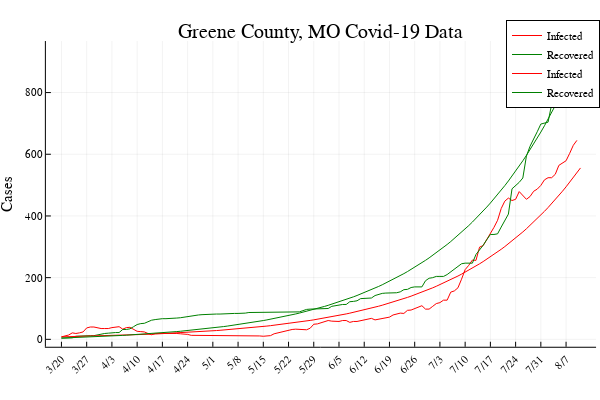

Notebook code for this chart:
### Markdown cell above
Part b

### Code cell
function sir(a,b,x0,timesteps)
  #x0=[S0,I0,R0], initial values of Susceptible,Infected,Recovered
  #a=infection rate, b=recovery rate
  
  x=zeros(3,timesteps+1)
  x[:,1]=x0
  for i=1:timesteps
    x[1,i+1]=x[1,i]-a*x[1,i]*x[2,i]
    x[2,i+1]=x[2,i]+a*x[1,i]*x[2,i]-b*x[2,i]
    x[3,i+1]=x[3,i]+b*x[2,i]
  end
  p=plot!(1:timesteps+1,x[2,:],color="red", label="Infected")
  plot!(1:timesteps+1,x[3,:],color="green", label="Recovered")
  display(p)
  return x
end

x0=[S[1],I[1],R[1]]
sir(a,b,x0,n)

### Figure 1 — Plotly figure (JSON) as saved in the notebook; plotly's stock layout.template omitted (floating-point values rounded to 4 significant figures; data arrays with more than 128 entries replaced by an {"elided": "..."} marker saying what was removed)
{"data": [{"xaxis": "x1", "colorbar": {"title": ""}, "yaxis": "y1", "x": {"elided": "144 int values"}, "showlegend": true, "mode": "lines", "name": "Infected", "zmin": null, "legendgroup": "Infected", "zmax": null, "line": {"color": "rgba(255, 0, 0, 1.000)", "shape": "linear", "dash": "solid", "width": 1}, "y": {"elided": "144 int values"}, "type": "scatter"}, {"xaxis": "x1", "colorbar": {"title": ""}, "yaxis": "y1", "x": {"elided": "144 int values"}, "showlegend": true, "mode": "lines", "name": "Recovered", "zmin": null, "legendgroup": "Recovered", "zmax": null, "line": {"color": "rgba(0, 128, 0, 1.000)", "shape": "linear", "dash": "solid", "width": 1}, "y": {"elided": "144 int values"}, "type": "scatter"}, {"xaxis": "x1", "colorbar": {"title": ""}, "yaxis": "y1", "x": {"elided": "145 int values"}, "showlegend": true, "mode": "lines", "name": "Infected", "zmin": null, "legendgroup": "Infected", "zmax": null, "line": {"color": "rgba(255, 0, 0, 1.000)", "shape": "linear", "dash": "solid", "width": 1}, "y": {"elided": "145 float values"}, "type": "scatter"}, {"xaxis": "x1", "colorbar": {"title": ""}, "yaxis": "y1", "x": {"elided": "145 int values"}, "showlegend": true, "mode": "lines", "name": "Recovered", "zmin": null, "legendgroup": "Recovered", "zmax": null, "line": {"color": "rgba(0, 128, 0, 1.000)", "shape": "linear", "dash": "solid", "width": 1}, "y": {"elided": "145 float values"}, "type": "scatter"}], "layout": {"showlegend": true, "xaxis": {"showticklabels": true, "gridwidth": 0.5, "tickvals": [1, 8, 15, 22, 29, 36, 43, 50, 57, 64, 71, 78, 85, 92, 99, 106, 113, 120, 127, 134, 141], "visible": true, "ticks": "inside", "range": [-3.32, 149.3], "domain": [0.07647, 0.9934], "tickmode": "array", "linecolor": "rgba(0, 0, 0, 1.000)", "showgrid": true, "title": "", "mirror": false, "tickangle": -45, "showline": true, "gridcolor": "rgba(0, 0, 0, 0.100)", "titlefont": {"color": "rgba(0, 0, 0, 1.000)", "family": "sans-serif", "size": 15}, "tickcolor": "rgb(0, 0, 0)", "ticktext": ["3/20", "3/27", "4/3", "4/10", "4/17", "4/24", "5/1", "5/8", "5/15", "5/22", "5/29", "6/5", "6/12", "6/19", "6/26", "7/3", "7/10", "7/17", "7/24", "7/31", "8/7"], "zeroline": false, "type": "-", "tickfont": {"color": "rgba(0, 0, 0, 1.000)", "family": "sans-serif", "size": 11}, "zerolinecolor": "rgba(0, 0, 0, 1.000)", "anchor": "y1"}, "paper_bgcolor": "rgba(255, 255, 255, 1.000)", "annotations": [{"yanchor": "top", "xanchor": "center", "rotation": 0, "y": 1, "font": {"color": "rgba(0, 0, 0, 1.000)", "family": "sans-serif", "size": 20}, "yref": "paper", "showarrow": false, "text": "Greene County, MO Covid-19 Data", "xref": "paper", "x": 0.535}], "height": 400, "margin": {"l": 0, "b": 20, "r": 0, "t": 20}, "plot_bgcolor": "rgba(255, 255, 255, 1.000)", "yaxis": {"showticklabels": true, "gridwidth": 0.5, "tickvals": [0, 200, 400, 600, 800], "visible": true, "ticks": "inside", "range": [-24.05, 967.0], "domain": [0.09234, 0.9415], "tickmode": "array", "linecolor": "rgba(0, 0, 0, 1.000)", "showgrid": true, "title": "Cases", "mirror": false, "tickangle": 0, "showline": true, "gridcolor": "rgba(0, 0, 0, 0.100)", "titlefont": {"color": "rgba(0, 0, 0, 1.000)", "family": "sans-serif", "size": 15}, "tickcolor": "rgb(0, 0, 0)", "ticktext": ["0", "200", "400", "600", "800"], "zeroline": false, "type": "-", "tickfont": {"color": "rgba(0, 0, 0, 1.000)", "family": "sans-serif", "size": 11}, "zerolinecolor": "rgba(0, 0, 0, 1.000)", "anchor": "x1"}, "legend": {"yanchor": "auto", "xanchor": "auto", "bordercolor": "rgba(0, 0, 0, 1.000)", "bgcolor": "rgba(255, 255, 255, 1.000)", "font": {"color": "rgba(0, 0, 0, 1.000)", "family": "sans-serif", "size": 11}, "tracegroupgap": 0, "y": 1, "borderwidth": 1, "traceorder": "normal", "x": 1}, "width": 600}}
